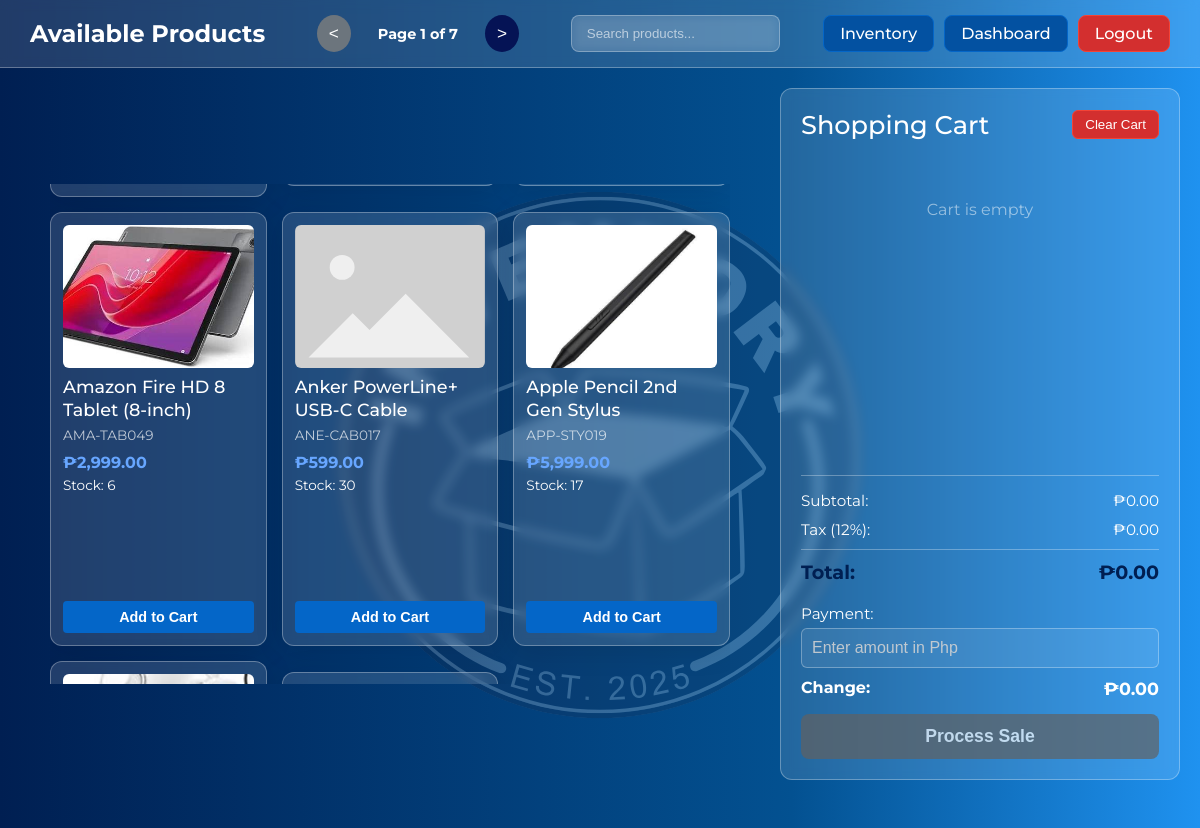
The app's page /pos.php (signed in), older data.
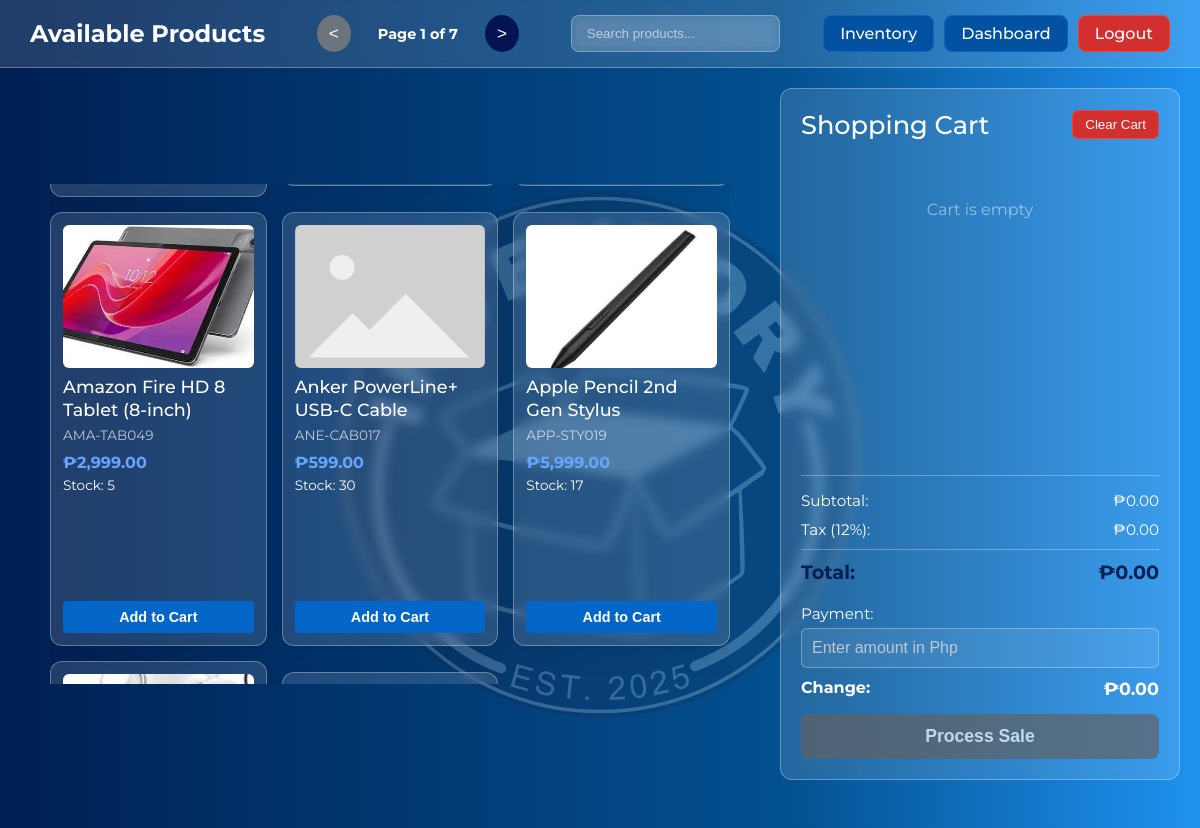
The same page, newer data.
### tables this page shows
CREATE TABLE products (
    code TEXT PRIMARY KEY,
    name TEXT NOT NULL,
    description TEXT,
    price REAL NOT NULL,
    quantity INTEGER NOT NULL,
    image1 TEXT,
    image2 TEXT
, createdAt DATETIME, soldQuantity INTEGER DEFAULT 0);

### pos.php (the view, shortened to what the changed rows need)
<?php
try {
    $dbPath = __DIR__ . DIRECTORY_SEPARATOR . "inventory.db";
    $db = new PDO("sqlite:$dbPath");
    $db->setAttribute(PDO::ATTR_ERRMODE, PDO::ERRMODE_EXCEPTION);
} catch (PDOException $e) {
    die("Database connection failed: " . $e->getMessage());
}
$products = $db
    ->query("SELECT * FROM products WHERE quantity > 0 ORDER BY name ASC")
    ->fetchAll(PDO::FETCH_ASSOC);
?>
<!DOCTYPE html>
<html lang="en">
<head>
    <link rel="stylesheet" href="styles/pos.css">
</head>
<body>
    <div class="pos-container">
        <div class="pos-header">
            <h2>Available Products</h2>
        </div>
        <div class="pos-main">
            <div class="products-section">
                <div class="products-container">
                    <div class="products-wrapper">
                        <div class="products-grid" id="productsGrid">
                        <?php foreach ($products as $p): ?>
                    <div class="product-card" data-code="<?php echo htmlspecialchars(
                        $p["code"],
                    ); ?>"
                         data-name="<?php echo htmlspecialchars($p["name"]); ?>"
                         data-price="<?php echo $p["price"]; ?>"
                         data-stock="<?php echo $p["quantity"]; ?>">
                        <div class="product-image">
                            <?php if ($p["image1"]): ?>
                                <img src="<?php echo htmlspecialchars(
                                    $p["image1"],
                                ); ?>" alt="Product" onclick="openProductImage('<?php echo htmlspecialchars(
    $p["image1"],
); ?>')">
                            <?php else: ?>
                                <img src="assets/placeholder.svg" alt="Product">
                            <?php endif; ?>
                        </div>
                        <div class="product-info">
                            <h4><?php echo htmlspecialchars($p["name"]); ?></h4>
                            <p class="product-code"><?php echo htmlspecialchars(
                                $p["code"],
                            ); ?></p>
                            <p class="product-price">₱<?php echo number_format(
                                $p["price"],
                                2,
                            ); ?></p>
                            <p class="product-stock">Stock: <?php echo $p[
                                "quantity"
                            ]; ?></p>
                            <button onclick="addToCart('<?php echo htmlspecialchars(
                                $p["code"],
                            ); ?>', '<?php echo htmlspecialchars(
    $p["name"],
); ?>', <?php echo $p["price"]; ?>, <?php echo $p["quantity"]; ?>)"
                                    class="btn-add-cart">Add to Cart</button>
                        </div>
                    </div>
                    <?php endforeach; ?>
                        </div>
                    </div>
                </div>
            </div>
            <div class="cart-section">
                <div class="cart-header">
                    <h2>Shopping Cart</h2>
                </div>
            </div>
        </div>
    </div>
</body>
</html>

Row changes from the older to the newer data that the page shows:
changed products "Amazon Fire HD 8 Tablet (8-inch)": quantity "6" → "5"
